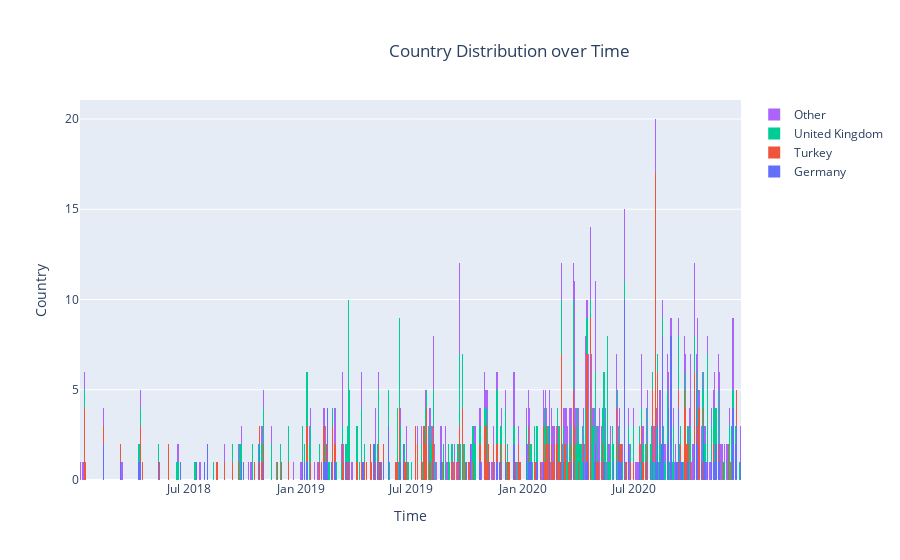

The notebook cell saved with this chart:
### Code cell
stack_histogram_creator('Country', 'Date', country_list, 1000, 'Country Distribution over Time', 'country_per_date.html')

### Figure 1 — Plotly figure (JSON) as saved in the notebook; plotly's stock layout.template omitted (floating-point values rounded to 4 significant figures; data arrays with more than 128 entries replaced by an {"elided": "..."} marker saying what was removed)
{"data": [{"name": "Germany", "nbinsx": 1000, "type": "histogram", "x": {"elided": "176 str values"}}, {"name": "Turkey", "nbinsx": 1000, "type": "histogram", "x": {"elided": "257 str values"}}, {"name": "United Kingdom", "nbinsx": 1000, "type": "histogram", "x": {"elided": "328 str values"}}, {"name": "Other", "nbinsx": 1000, "type": "histogram", "x": {"elided": "278 str values"}}], "layout": {"barmode": "stack", "title": {"text": "Country Distribution over Time", "x": 0.7, "y": 0.92}, "xaxis": {"title": {"text": "Time"}}, "yaxis": {"title": {"text": "Country"}}}}
